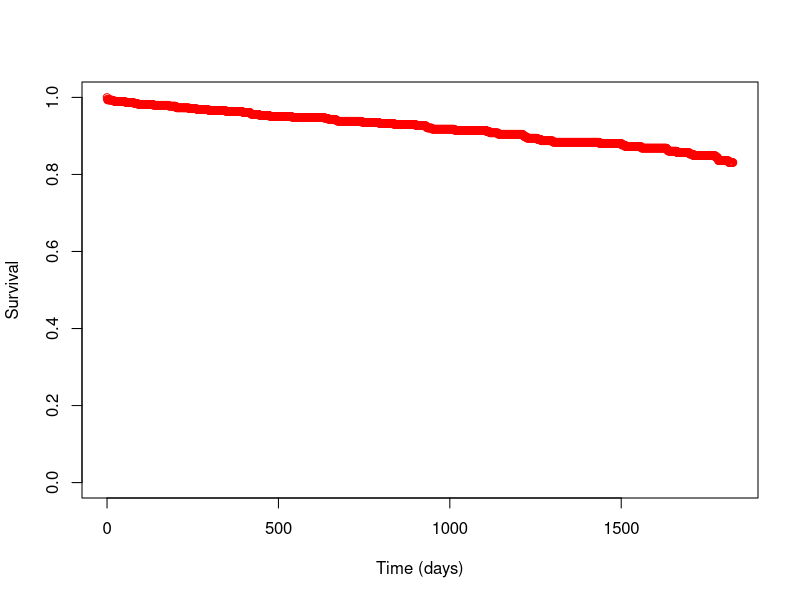

R code for this plot:
#work for kidney deceased donor post tx patient survival #

## Set work area/libname ##
# setwd("F:\\Shared\\Organ Utilisation\\Winton Centre\\Kidney CR\\R work")

## Import data ##
survdata <- read.csv("kidney dd post tx patient surv.csv",fileEncoding = 'UTF-8-BOM')
param <- read.csv("kidney dd post tx patient params.csv",fileEncoding = 'UTF-8-BOM')
attach(survdata)
attach(param)

## Check data ##
head(survdata)
head(param)


## Adjusted capH will be - log(tx_surv) * exp(XB) ##

adjcox <- function(cent = "Belfast", rage = 3, rethnic = 1, wait = 2, diabetes=0, dage = 4, dhtn =1, hla = 1) {
  
  
  ## Calculate individual xbeta terms ##
  
  #Recipient age at transplant #
  if(rage == 1){xbeta_rage = rage_1}
  if(rage == 2){xbeta_rage = rage_2}
  if(rage == 3){xbeta_rage = rage_3}
  if(rage == 4){xbeta_rage = rage_4}
  if(rage == 5){xbeta_rage = rage_5}
  if(rage == 6){xbeta_rage = rage_6}
  
  #Ethnicity #
  if(rethnic == 1){xbeta_rethnic = rethnic_1}
  if(rethnic == 2){xbeta_rethnic = rethnic_2}
  
  #Wait time #
  if(wait == 1){xbeta_wait = wait_1}
  if(wait == 2){xbeta_wait = wait_2}
  if(wait == 3){xbeta_wait = wait_3}
  if(wait == 4){xbeta_wait = wait_4}
  if(wait == 5){xbeta_wait = wait_5}
  
  #Diabetes #
  if(diabetes == 0){xbeta_diabetes = diabetes_0}
  if(diabetes == 1){xbeta_diabetes = diabetes_1}
  
  
  #Donor age#
  if(dage == 1){xbeta_dage = dage_1}
  if(dage == 2){xbeta_dage = dage_2}
  if(dage == 3){xbeta_dage = dage_3}
  if(dage == 4){xbeta_dage = dage_4}
  if(dage == 5){xbeta_dage = dage_5}
  if(dage == 6){xbeta_dage = dage_6}

  #Donor htn#
  if(dhtn == 1){xbeta_dhtn = dhtn_1}
  if(dhtn == 2){xbeta_dhtn = dhtn_2}
  
  #HLA MM#
  if(hla == 1){xbeta_hla = hla_1}
  if(hla == 2){xbeta_hla = hla_2}
  if(hla == 3){xbeta_hla = hla_3}
  if(hla == 4){xbeta_hla = hla_4}
  
  
  
  ## Total xbetas ##
  xbeta <- sum(xbeta_rage, xbeta_wait, xbeta_rethnic, xbeta_diabetes, xbeta_dage, xbeta_dhtn, xbeta_hla)
  
  
  ## Calculate cumulative hazard for each term ##
  adjsurv <- surv ** (exp(xbeta))
  
  basehaz <- data.frame(survdata, adjsurv)
  
  #Restrict to centre #
  centre <- basehaz[rec_unit==cent,]
  
  #Set up for 1 row per every day #
  days <- numeric(length = 1827)
  days <- 0:1826
  
  adjsurv2 <- numeric(length = 1827)
  
  secondday <- centre$time[2]
  secondday
  
  ## delete second entry for day 0 - S(0) needs to start at 1 - only if second time entry is 0 ##
  
  if(secondday == 0){centre <- centre[-c(2),]}
  
  ## set up new dataset for day 0- 1826 - make sure there are data points for every day ##
  
  smoothed_cent <- data.frame(days)
  smoothed_cent$adjsurv <- adjsurv2
  
  
  ## impute values from belfast ##
  j<-1
  for (i in 1:1827){
    if (smoothed_cent$days[i] == centre$time[j] )
    {  smoothed_cent$adjsurv[i] <- centre$adjsurv[j]
    j <- j + 1}
    else {smoothed_cent$adjsurv[i] <- centre$adjsurv[j-1]
    }
  }
  
  
  return(smoothed_cent)
  
  
}

test <- adjcox (cent = "Cambridge", rage = 6, rethnic = 2, wait = 2, diabetes = 0, dage = 4, dhtn = 1, hla = 1)

#Plotting the output #
plot(y = test$adjsurv, x = test$days, ylab = "Survival", xlab = "Time (days)", ylim = c(0, 1), col = "red")


  